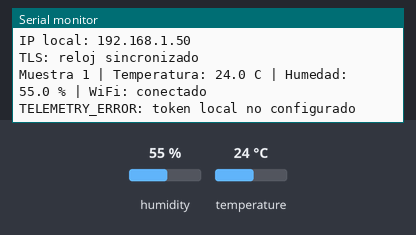
Recording of a sketch running on a simulated ESP32. Shown: the last lines printed to the serial monitor. Inputs (shaded band) come from the test bench; at power-on: humidity 55 %, temperature 24 °C. WiFi joins after 1.5 s; servers stay silent unless stated; the local clock reads 2024-03-15 10:24:30 at power-on unless the sketch sets it.

Above: at 4.8 s.
4.9 s: humidity set to 22 %
At 7.1 s:
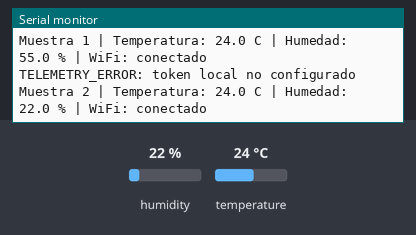
7.6 s: temperature set to 12 °C
At 8.3 s:
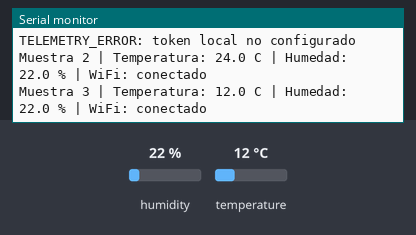
10.3 s: humidity set to 40 %
At 13.1 s:
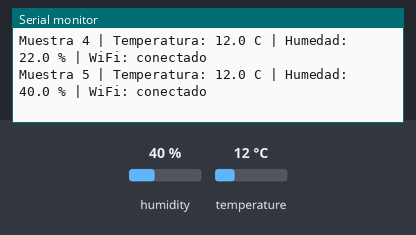
Timing chart, 0 to 14.6 s (numbered marks = the images above; inputs shaded):
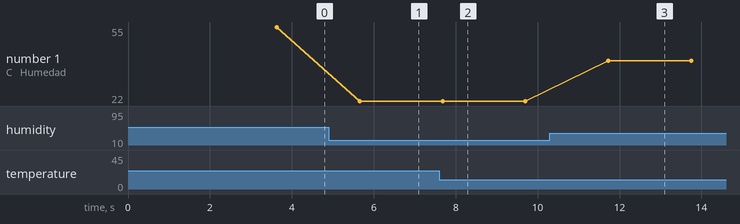

Measured:
- after the input at 4.9 s, the serial monitor: prints a new line after 0.76 s (image 1)
- after the input at 7.6 s, the serial monitor: prints a new line after 0.08 s (image 2)
- after the input at 10.3 s, the serial monitor: prints a new line after 1.4 s (image 3)
- plotted number 1: 55 → 22 after the input at 4.9 s, 22 → 40 after the input at 10.3 s

The sketch:

garden-node-dht11-first-reading.ino
```cpp
#include <Arduino.h>
#include <DHT.h>
#include <HTTPClient.h>
#include <WiFi.h>
#include <WiFiClientSecure.h>
#include <time.h>
#include "bitech_gateway_root_ca.h"

#if __has_include("wifi_credentials.h")
  #include "wifi_credentials.h"
#endif
#ifndef WIFI_SSID
  #define WIFI_SSID "SSID_PENDIENTE_CONFIGURACION"
#endif
#ifndef WIFI_PASS
  #define WIFI_PASS "PASS_PENDIENTE_CONFIGURACION"
#endif

#if __has_include("device_credentials.h")
  #include "device_credentials.h"
#endif
#ifndef BITECH_DEVICE_TOKEN
  #define BITECH_DEVICE_TOKEN "TOKEN_PENDIENTE_CONFIGURACION"
#endif
#ifndef BITECH_GATEWAY_URL
  #define BITECH_GATEWAY_URL "HTTPS_GATEWAY_PENDIENTE_CONFIGURACION"
#endif
#ifndef BITECH_CHANNEL
  #define BITECH_CHANNEL 1
#endif

// Pin temporal de validación física. No forma parte todavía del perfil permanente.
constexpr uint8_t DHT_PIN = 21;
constexpr uint8_t DHT_TYPE = DHT11;
constexpr uint32_t TELEMETRY_INTERVAL_MS = 10000;

DHT dht(DHT_PIN, DHT_TYPE);

uint32_t lecturasValidas = 0;
uint32_t erroresDht = 0;
uint32_t ultimaTelemetriaMs = 0;

bool sincronizarHoraTls() {
  configTime(0, 0, "time.google.com", "pool.ntp.org");
  const uint32_t inicio = millis();
  while (time(nullptr) < 1700000000 && millis() - inicio < 12000) {
    delay(250);
  }
  return time(nullptr) >= 1700000000;
}

void conectarWiFi() {
  WiFi.mode(WIFI_STA);
  WiFi.begin(WIFI_SSID, WIFI_PASS);

  Serial.print("WiFi: conectando");
  uint8_t intentos = 0;
  while (WiFi.status() != WL_CONNECTED && intentos < 40) {
    delay(500);
    Serial.print('.');
    intentos++;
  }
  Serial.println();

  if (WiFi.status() == WL_CONNECTED) {
    Serial.println("WiFi: conectado");
    Serial.print("IP local: ");
    Serial.println(WiFi.localIP());
    Serial.println(
      sincronizarHoraTls()
        ? "TLS: reloj sincronizado"
        : "TLS_ERROR: no se pudo sincronizar el reloj"
    );
  } else {
    Serial.println("WiFi: error de conexion");
  }
}

void enviarTelemetria(float temperatura, float humedad) {
  if (WiFi.status() != WL_CONNECTED) {
    Serial.println("TELEMETRY_ERROR: WiFi desconectado");
    return;
  }
  if (strcmp(BITECH_DEVICE_TOKEN, "TOKEN_PENDIENTE_CONFIGURACION") == 0) {
    Serial.println("TELEMETRY_ERROR: token local no configurado");
    return;
  }
  if (strncmp(BITECH_GATEWAY_URL, "https://", 8) != 0) {
    Serial.println("TELEMETRY_ERROR: gateway HTTPS local no configurado");
    return;
  }
  if (BITECH_CHANNEL < 1 || BITECH_CHANNEL > 9) {
    Serial.println("TELEMETRY_ERROR: canal fuera del rango 1-9");
    return;
  }
  if (time(nullptr) < 1700000000) {
    Serial.println("TELEMETRY_ERROR: reloj TLS no sincronizado");
    return;
  }

  WiFiClientSecure client;
  client.setCACert(BITECH_GATEWAY_ROOT_CA);

  HTTPClient https;
  if (!https.begin(client, BITECH_GATEWAY_URL)) {
    Serial.println("TELEMETRY_ERROR: no se pudo iniciar HTTPS");
    return;
  }

  char payload[128];
  snprintf(
    payload,
    sizeof(payload),
    "{\"channel\":%u,\"temperature\":%.1f,\"humidity\":%.1f,\"status\":\"online\"}",
    static_cast<unsigned>(BITECH_CHANNEL),
    temperatura,
    humedad
  );

  https.addHeader("Content-Type", "application/json");
  https.addHeader("Authorization", String("Bearer ") + BITECH_DEVICE_TOKEN);
  const int responseCode = https.POST(reinterpret_cast<uint8_t*>(payload), strlen(payload));
  Serial.print("Telemetria HTTPS: ");
  Serial.println(responseCode);
  https.end();
}

void setup() {
  Serial.begin(115200);

  Serial.println();
  Serial.println("Bi-Tech Garden Node - DHT11 GPIO21");
  Serial.print("Canal Bi-Tech: ");
  Serial.println(BITECH_CHANNEL);
  Serial.println("Inicio de lectura fisica");

  // Diagnóstico eléctrico no destructivo del puerto de señal.
  pinMode(DHT_PIN, INPUT);
  delay(50);
  Serial.print("DATA flotante: ");
  Serial.println(digitalRead(DHT_PIN) == HIGH ? "HIGH" : "LOW");

  pinMode(DHT_PIN, INPUT_PULLDOWN);
  delay(50);
  Serial.print("DATA con pull-down interno: ");
  Serial.println(digitalRead(DHT_PIN) == HIGH ? "HIGH" : "LOW");

  dht.begin();

  // El DHT11 necesita estabilizarse antes de la primera lectura.
  delay(2000);
  conectarWiFi();
}

void loop() {
  const float temperatura = dht.readTemperature();
  const float humedad = dht.readHumidity();

  if (isnan(temperatura) || isnan(humedad)) {
    erroresDht++;
    Serial.print("DHT_ERROR #");
    Serial.print(erroresDht);
    Serial.println(": lectura invalida (NaN)");
  } else {
    lecturasValidas++;
    Serial.print("Muestra ");
    Serial.print(lecturasValidas);
    Serial.print(" | Temperatura: ");
    Serial.print(temperatura, 1);
    Serial.print(" C | Humedad: ");
    Serial.print(humedad, 1);
    Serial.print(" % | WiFi: ");
    Serial.println(WiFi.status() == WL_CONNECTED ? "conectado" : "desconectado");

    const uint32_t ahora = millis();
    if (
      ultimaTelemetriaMs == 0 ||
      ahora - ultimaTelemetriaMs >= TELEMETRY_INTERVAL_MS
    ) {
      ultimaTelemetriaMs = ahora;
      enviarTelemetria(temperatura, humedad);
    }
  }

  delay(2000);
}
```

bitech_gateway_root_ca.h
```cpp
#ifndef BITECH_GATEWAY_ROOT_CA_H
#define BITECH_GATEWAY_ROOT_CA_H

// GlobalSign Root CA usada por la cadena TLS del gateway HTTPS Bi-Tech.
// Certificado público; revisar su vigencia antes del 28-01-2028.
static const char BITECH_GATEWAY_ROOT_CA[] PROGMEM = R"EOF(
-----BEGIN CERTIFICATE-----
MIIDdTCCAl2gAwIBAgILBAAAAAABFUtaw5QwDQYJKoZIhvcNAQEFBQAwVzELMAkGA1UEBhMCQkUx
GTAXBgNVBAoTEEdsb2JhbFNpZ24gbnYtc2ExEDAOBgNVBAsTB1Jvb3QgQ0ExGzAZBgNVBAMTEkds
b2JhbFNpZ24gUm9vdCBDQTAeFw05ODA5MDExMjAwMDBaFw0yODAxMjgxMjAwMDBaMFcxCzAJBgNV
BAYTAkJFMRkwFwYDVQQKExBHbG9iYWxTaWduIG52LXNhMRAwDgYDVQQLEwdSb290IENBMRswGQYD
VQQDExJHbG9iYWxTaWduIFJvb3QgQ0EwggEiMA0GCSqGSIb3DQEBAQUAA4IBDwAwggEKAoIBAQDa
DuaZjc6j40+Kfvvxi4Mla+pIH/EqsLmVEQS98GPR4mdmzxzdzxtIK+6NiY6arymAZavpxy0Sy6sc
THAHoT0KMM0VjU/43dSMUBUc71DuxC73/OlS8pF94G3VNTCOXkNz8kHp1Wrjsok6Vjk4bwY8iGlb
Kk3Fp1S4bInMm/k8yuX9ifUSPJJ4ltbcdG6TRGHRjcdGsnUOhugZitVtbNV4FpWi6cgKOOvyJBNP
c1STE4U6G7weNLWLBYy5d4ux2x8gkasJU26Qzns3dLlwR5EiUWMWea6xrkEmCMgZK9FGqkjWZCrX
gzT/LCrBbBlDSgeF59N89iFo7+ryUp9/k5DPAgMBAAGjQjBAMA4GA1UdDwEB/wQEAwIBBjAPBgNV
HRMBAf8EBTADAQH/MB0GA1UdDgQWBBRge2YaRQ2XyolQL30EzTSo//z9SzANBgkqhkiG9w0BAQUF
AAOCAQEA1nPnfE920I2/7LqivjTFKDK1fPxsnCwrvQmeU79rXqoRSLblCKOzyj1hTdNGCbM+w6Dj
Y1Ub8rrvrTnhQ7k4o+YviiY776BQVvnGCv04zcQLcFGUl5gE38NflNUVyRRBnMRddWQVDf9VMOyG
j/8N7yy5Y0b2qvzfvGn9LhJIZJrglfCm7ymPAbEVtQwdpf5pLGkkeB6zpxxxYu7KyJesF12KwvhH
hm4qxFYxldBniYUr+WymXUadDKqC5JlR3XC321Y9YeRq4VzW9v493kHMB65jUr9TU/Qr6cf9tveC
X4XSQRjbgbMEHMUfpIBvFSDJ3gyICh3WZlXi/EjJKSZp4A==
-----END CERTIFICATE-----
)EOF";

#endif
```
